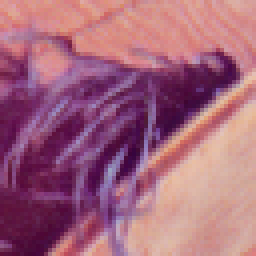
#> input picture lena-s.png, 64 x 64 px, found by its file name (shown 4 times larger)
$ jupyter execute --allow-errors '11_影像濾波.ipynb'   (shell and % lines are left out)   (older library calls are emulated)
#> lines starting #> are read from the running program, lines starting #| are printed output that depends on the picture
## Chapter 3 Basic Image Filtering Operations
### Image Denoising
1. Box filter
2. Gaussian filter
3. Median filter
4. Bilateral filter

### Image Enhancement
1. Sharp-unsharp masking

[cell 1]
import cv2
import matplotlib.pyplot as plt

image = cv2.imread('./test_data/lenna.png')
#> (the rest of this cell did not finish here and is left out)

### Box filtering

[cell 2]
plt.figure(figsize=(16,4))
plt.subplot(1,5,1)
plt.title('original')
plt.axis('off')
#> (the rest of this cell did not finish here and is left out)

### Gaussian filtering

[cell 3]
import numpy as np
#> (the rest of this cell did not finish here and is left out)

### Median filtering

[cell 4]
import numpy as np
#> (the rest of this cell did not finish here and is left out)

### Bilateral filtering

[cell 5]
plt.figure(figsize=(16,4))
plt.subplot(1,5,1)
plt.title('original')
plt.axis('off')
#> (the rest of this cell did not finish here and is left out)

### Image enhancement by sharp-unsharp masking

[cell 6]
image = cv2.imread('./test_data/lenna.png')
plt.figure(figsize=(14,7))
plt.subplot(2,4,1)
#> (the rest of this cell did not finish here and is left out)

### Image Interpolation
Flag       | Description
-----------|-------------
cv2.INTER_NEAREST  | nearest neighbor interpolation
cv2.INTER_LINEAR   | bilinear interpolation
cv2.INTER_CUBIC    | bicubic interpolation
cv2.INTER_AREA     | resampling using pixel area relation. It may be a preferred method for image decimation, as it gives moire'-free results. But when the image is zoomed, it is similar to the INTER_NEAREST method.
cv2.INTER_LANCZOS4 | Lanczos interpolation over 8x8 neighborhood
cv2.INTER_LINEAR_EXACT |Bit exact bilinear interpolation

[cell 7]
import numpy as np
import matplotlib.pyplot as plt
import cv2
image = cv2.imread('./test_data/lena-s.png')
#> image is the input picture: shape (64, 64, 3); mean B, G, R 124, 101.8, 164.1

plt.figure(figsize=(14,7))
plt.subplot(2,4,1)
plt.imshow(image[:,:,[2,1,0]])
plt.axis('off')
plt.title('orginal')
for idx,interp in enumerate([(cv2.INTER_NEAREST,'nearest'),(cv2.INTER_LINEAR,'bilinear'),(cv2.INTER_CUBIC,'cubic'),(cv2.INTER_AREA,'area'),(cv2.INTER_LANCZOS4,'lanczos4'),(cv2.INTER_LINEAR_EXACT,'linear_exact')]):
    dst = cv2.resize(image,None,fx=3.3, fy=3.3, interpolation = interp[0])
    plt.subplot(2,4,idx+2)
    plt.imshow(dst[:,:,[2,1,0]])
    plt.axis('off')
    plt.title(interp[1])
#> this loop made 6 passes
#> pass 1, `dst = cv2.resize(image,None,fx=3.3, fy=3.3, interpolation = interp[0])`:
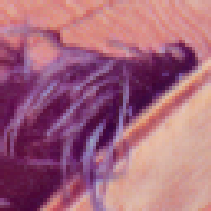
#> dst: shape (211, 211, 3); mean B, G, R 123.8, 101.5, 163.9
#> pass 2, `dst = cv2.resize(image,None,fx=3.3, fy=3.3, interpolation = interp[0])`:
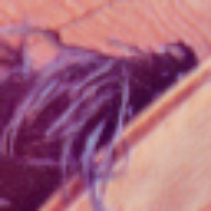
#> dst: shape (211, 211, 3); mean B, G, R 123.8, 101.6, 163.9

plt.tight_layout()
plt.show()
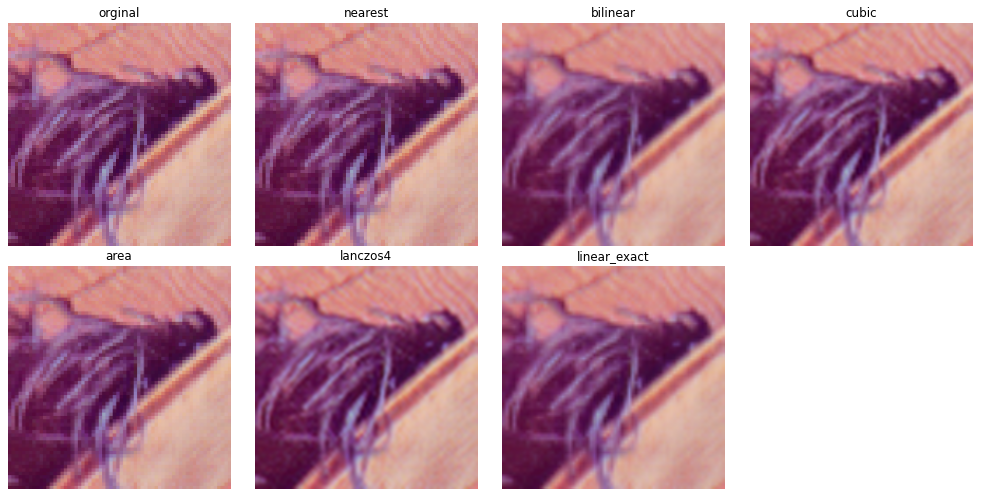
#> figure drawn by matplotlib, 7 panels

### Image Inpainting

[cell 8]
import numpy as np
import matplotlib.pyplot as plt
import cv2
image = cv2.imread('./test_data/lenna.png')
mask = cv2.imread('./test_data/mask.png',cv2.IMREAD_GRAYSCALE)
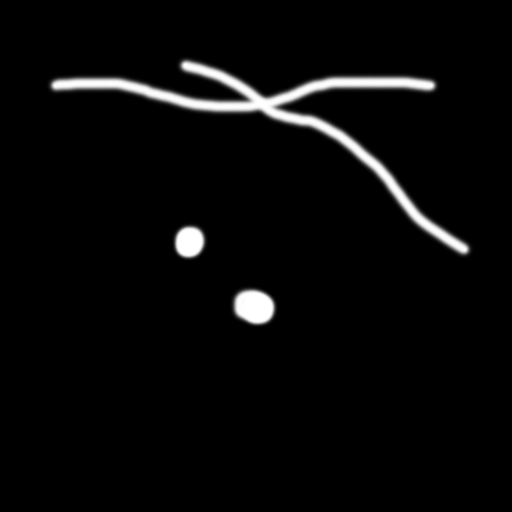
#> input picture mask.png, 512 x 512 px, found by its file name
#> mask is the input picture: shape (512, 512); min 0, max 255, mean 8.9
#> (the rest of this cell did not finish here and is left out)
